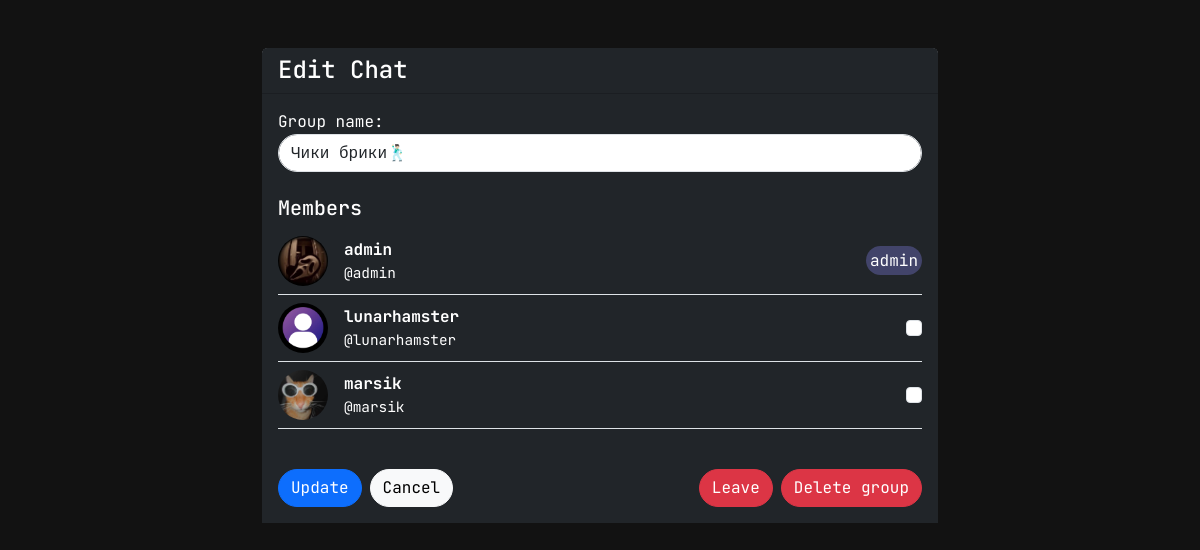
The app's page /chats/edit-group/M9bEBaKqrntr6A8Gy4o6v5/ (signed in) with its own data.
### chat/models.py (models this page shows, shortened)
class Chat(models.Model):
    name = models.CharField(max_length=100, unique=True, default=shortuuid.uuid)
    group_name = models.CharField(max_length=100, null=True, blank=True)
    admin = models.ForeignKey(Profile, related_name='groups', null=True, blank=True, on_delete=models.SET_NULL)
    online_users = models.ManyToManyField(Profile, related_name='online_in_chat', blank=True)
    members = models.ManyToManyField(Profile, related_name='chats', blank=True)
    is_private = models.BooleanField(default=False)
    created = models.DateTimeField(auto_now_add=True, null=True)

### users/models.py (models this page shows, shortened)
class Profile(models.Model):
    user = models.OneToOneField(User, on_delete=models.CASCADE, null=True, blank=True)
    username = models.CharField(max_length=15, unique=True, null=True)
    display_name = models.CharField(max_length=15, null=True, blank=True)
    image = models.ImageField(
        upload_to=upload_to,
        default='default/profile_default.png',
        validators=[
            FileExtensionValidator(allowed_extensions=tuple(ext for ext in utils.IMAGE_EXTENSIONS if ext != 'gif')),
            utils.validate_file_size,
        ]
    )
    banner = models.ImageField(
        upload_to=upload_to,
        default='default/banner.jpg',
        validators=[
            FileExtensionValidator(allowed_extensions=tuple(ext for ext in utils.IMAGE_EXTENSIONS if ext != 'gif')),
            utils.validate_file_size,
        ]
    )
    email = models.EmailField(max_length=100, null=True)
    bio = models.TextField(max_length=300, null=True, blank=True)
    created = models.DateTimeField(auto_now_add=True)
    updated = models.DateTimeField(auto_now=True)
    id = models.UUIDField(default=uuid4, unique=True, editable=False, primary_key=True)
    def get_username(self):
        return self.display_name if self.display_name else self.username
    class Meta:
        ordering = ['-created']

### chat/views.py (the view, shortened to what this page needs)
# urls.py: path('edit-group/<chat_name>/', views.edit_group, name='edit_group'),
@login_required(login_url='account_login')
def edit_group(request, chat_name):
    group = get_object_or_404(Chat, name=chat_name)
    form = GroupForm(instance=group)
    if request.user.profile != group.admin:
        raise Http404()
    context = {
        'form': form,
        'group': group,
    }
    return render(request, 'chat/edit_group.html', context)

### chat/forms.py
class GroupForm(forms.ModelForm):
    class Meta:
        model = Chat
        fields = ['group_name']
        widgets = {
            'group_name': forms.TextInput(attrs={
                'type': 'text',
                'class': 'form-control',
                'id': 'chatName',
                'name': 'chat_name',
                'placeholder': 'Name...',
                'maxlength': '100',
                'autofocus': True,
                'style': 'border-radius: 20px',
            })
        }

### chat/templates/chat/edit_group.html (shortened to what this page needs)
{% extends 'chat_main.html' %}
{% block content %}
<div class="container mt-5" style="max-width: 700px;">
    <div class="card" style="border: none !important;">
        <div class="card-header bg-dark text-white">
            <h1 class="h4 mb-0">Edit Chat</h1>
        </div>
        <div class="card-body bg-dark text-white">
            <form method="post">
                {{ form }}
                <div class="my-4">
                    <h2 class="h5">Members</h2>
                    <div class="d-flex justify-content-between align-items-center py-2 border-bottom">
                        <div class="d-flex align-items-center gap-3">
                            <img src="{{ group.admin.image.url }}" alt="Avatar" class="rounded-circle" style="width: 50px; height: 50px; object-fit: cover;">
                            <div>
                                <span class="fw-bold">{{ group.admin.get_username }}</span>
                                <span class="d-block" style="font-size: 0.9rem;">@{{ group.admin.username }}</span>
                            </div>
                        </div>
                        <div>
                            <span class="p-1" style="background-color: rgb(66, 68, 106); border-radius: 20px;">admin</span>
                        </div>
                    </div>
                    {% for member in group.members.all %}
                        {% if member != group.admin %}
                        <div class="d-flex justify-content-between align-items-center py-2 border-bottom">
                            <div class="d-flex align-items-center gap-3">
                                <img src="{{ member.image.url }}" alt="Avatar" class="rounded-circle" style="width: 50px; height: 50px; object-fit: cover;">
                                <div>
                                    <span class="fw-bold">{{ member.get_username }}</span>
                                    <span class="d-block" style="font-size: 0.9rem;">@{{ member.username }}</span>
                                </div>
                            </div>
                            <div>
                                <input type="checkbox" name="remove_members" value="{{ member.id }}" class="form-check-input">
                            </div>
                        </div>
                        {% endif %}
                    {% endfor %}
                </div>
                <div class="d-flex flex-wrap justify-content-between align-items-center gap-2">
                    <div class="d-flex flex-wrap gap-2">
                        <button class="btn btn-primary mt-3" type="submit" style="border-radius: 20px;">Update</button>
                        <a href="{% url 'chat:chatroom' group.name %}" class="btn btn-light mt-3" style="border-radius: 20px;">Cancel</a>
                    </div>
                    <div class="d-flex flex-wrap gap-2">
                        <button type="button" class="btn btn-danger mt-3" data-bs-toggle="modal" data-bs-target="#leaveChatModal" style="border-radius: 20px;">
                            Leave
                        </button>
                        <a href="{% url 'chat:delete_group' group.name %}" class="btn btn-danger mt-3" style="border-radius: 20px;">Delete group</a>
                    </div>
                </div>
            </form>
        </div>
    </div>
</div>
{% endblock content %}

### static/css/chat.css (style rules this page uses)
body { background-color: #121212; color: #ffffff; margin: 0; padding: 0; height: 100vh; overflow: hidden; font-family: 'JetBrains Mono', monospace; }
a { text-decoration: none; color: white; }

### records on screen
Chat: group_name "Чики брики🕺🏻", admin.image (picture), admin.get_username "admin", admin.username "admin"
Profile: image (picture), get_username "lunarhamster", username "lunarhamster"
Profile: image (picture), get_username "marsik", username "marsik"
